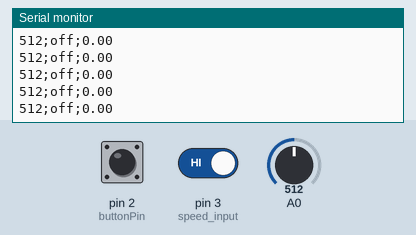
Bench run of a sketch on a simulated Arduino Uno, built with avr-gcc and run on an emulated ATmega328P. Parts: the last lines printed to the serial monitor. The test bench sets the inputs (shaded band); at power-on: pin 2 (buttonPin) LOW, A0 = 512, pin 3 (speed_input) HIGH.

Above: at 1.2 s.
1.3 s: pin 2 (buttonPin) pulled HIGH for 0.15 s
2.9 s: A0 set to 716
At 3.6 s:
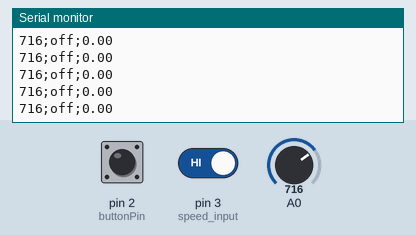
4.4 s: pin 3 (speed_input) driven LOW
5.9 s: pin 2 (buttonPin) pulled HIGH for 1 s
At 6.8 s:
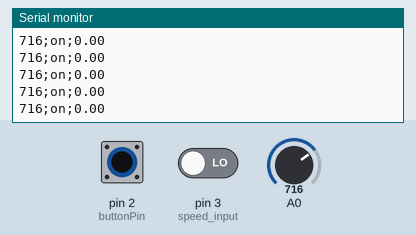
8.4 s: A0 set to 900
At 9.2 s:
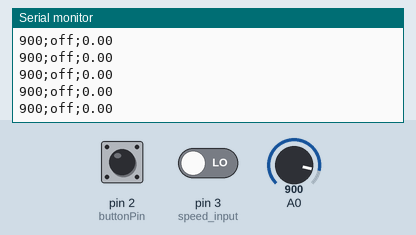
Timing chart, 0 to 10.9 s (numbered marks = the images above; inputs shaded):
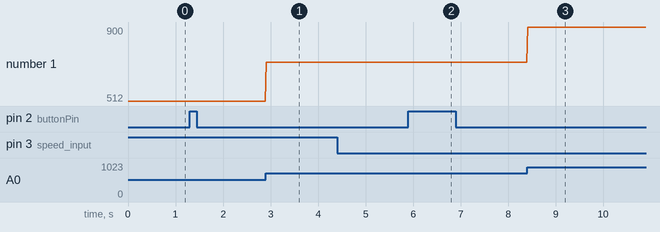

The sketch:

angle_speed_button.ino
```cpp
//定义接口
const int buttonPin = 2;
const int speed_input = 3;
//定义读取按钮的参数
int buttonState = 0;
int late_data = 0;
int early_data = 0;
String button_data;
//定义角度的参数
int angle_data = 0;
//定义速度的参数
double speed_data=0;
double s = 1.884;
double looper;
double timer=0;
double pulse=0;

void setup() {
  pinMode(buttonPin, INPUT);
  pinMode(speed_input,INPUT);
  Serial.begin(115200);

  attachInterrupt(1,stateChange,FALLING);
}

void loop() {
    //读取角度
    angle_data=analogRead(A0);
    //读取速度
//    speed_data=0;
    if(timer>=0.06)
    {
      looper=pulse/48;
      speed_data=looper*s/0.06;
      pulse=0;
      timer=0;
    }
    timer=timer+0.02;

    //读取按钮
    buttonState = digitalRead(buttonPin);
    late_data = early_data;
    if (buttonState == HIGH) { early_data = 1; }
    else { early_data = 0; }
    if(late_data-early_data == -1){button_data=(";down;");}
    else if(late_data-early_data==1){button_data=(";up;");}
    else if(late_data-early_data==0&&late_data+early_data==2){button_data=(";on;");}
    else {button_data=(";off;");}
    //输出
    Serial.print(angle_data);
    Serial.print(button_data);
    Serial.println(speed_data);
    //延迟20毫秒
    delay(20);
}

void stateChange()
{
  pulse=pulse+1;
//  Serial.println(pulse);
}
```

Measured:
- after the input at 2.9 s, the serial monitor: prints a new line at once (image 1)
- after the input at 5.9 s, the serial monitor: prints a new line at once (image 2)
- after the input at 8.4 s, the serial monitor: prints a new line at once (image 3)
- plotted number 1: 512 → 716 after the input at 2.9 s, 716 → 900 after the input at 8.4 s
